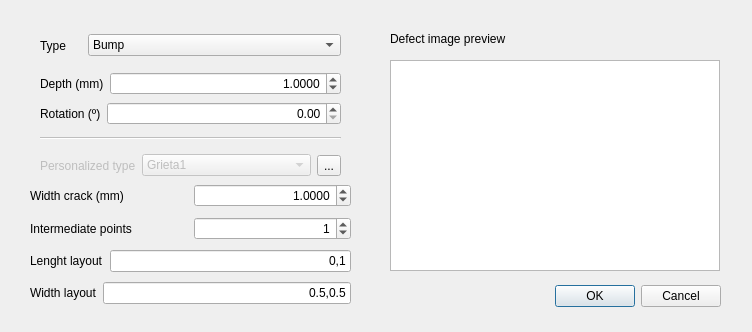
<?xml version="1.0" encoding="UTF-8"?>
<ui version="4.0">
 <class>defectSelection</class>
 <widget class="QDialog" name="defectSelection">
  <property name="geometry">
   <rect>
    <x>0</x>
    <y>0</y>
    <width>752</width>
    <height>332</height>
   </rect>
  </property>
  <property name="windowTitle">
   <string>Dialog</string>
  </property>
  <widget class="QDialogButtonBox" name="buttonBox">
   <property name="geometry">
    <rect>
     <x>430</x>
     <y>280</y>
     <width>291</width>
     <height>32</height>
    </rect>
   </property>
   <property name="orientation">
    <enum>Qt::Horizontal</enum>
   </property>
   <property name="standardButtons">
    <set>QDialogButtonBox::Cancel|QDialogButtonBox::Ok</set>
   </property>
  </widget>
  <widget class="Line" name="line">
   <property name="enabled">
    <bool>false</bool>
   </property>
   <property name="geometry">
    <rect>
     <x>40</x>
     <y>130</y>
     <width>301</width>
     <height>16</height>
    </rect>
   </property>
   <property name="orientation">
    <enum>Qt::Horizontal</enum>
   </property>
  </widget>
  <widget class="QWidget" name="layoutWidget">
   <property name="geometry">
    <rect>
     <x>40</x>
     <y>30</y>
     <width>301</width>
     <height>31</height>
    </rect>
   </property>
   <layout class="QHBoxLayout" name="horizontalLayout" stretch="1,6">
    <item>
     <widget class="QLabel" name="label">
      <property name="text">
       <string>Type</string>
      </property>
     </widget>
    </item>
    <item>
     <widget class="QComboBox" name="type_comboBox">
      <item>
       <property name="text">
        <string>Bump</string>
       </property>
      </item>
      <item>
       <property name="text">
        <string>Crack</string>
       </property>
      </item>
      <item>
       <property name="text">
        <string>Pick</string>
       </property>
      </item>
      <item>
       <property name="text">
        <string>Personalized</string>
       </property>
      </item>
     </widget>
    </item>
   </layout>
  </widget>
  <widget class="QWidget" name="layoutWidget">
   <property name="geometry">
    <rect>
     <x>40</x>
     <y>70</y>
     <width>301</width>
     <height>28</height>
    </rect>
   </property>
   <layout class="QHBoxLayout" name="horizontalLayout_2" stretch="1,6">
    <item>
     <widget class="QLabel" name="label_2">
      <property name="text">
       <string>Depth (mm)</string>
      </property>
     </widget>
    </item>
    <item>
     <widget class="QDoubleSpinBox" name="depth_spinBox">
      <property name="alignment">
       <set>Qt::AlignRight|Qt::AlignTrailing|Qt::AlignVCenter</set>
      </property>
      <property name="decimals">
       <number>4</number>
      </property>
      <property name="minimum">
       <double>-100.000000000000000</double>
      </property>
      <property name="maximum">
       <double>100.000000000000000</double>
      </property>
      <property name="value">
       <double>1.000000000000000</double>
      </property>
     </widget>
    </item>
   </layout>
  </widget>
  <widget class="QWidget" name="layoutWidget">
   <property name="geometry">
    <rect>
     <x>40</x>
     <y>150</y>
     <width>301</width>
     <height>31</height>
    </rect>
   </property>
   <layout class="QHBoxLayout" name="horizontalLayout_3" stretch="0,6,0">
    <item>
     <widget class="QLabel" name="label_3">
      <property name="enabled">
       <bool>false</bool>
      </property>
      <property name="text">
       <string>Personalized type</string>
      </property>
     </widget>
    </item>
    <item>
     <widget class="QComboBox" name="personalized_comboBox">
      <property name="enabled">
       <bool>false</bool>
      </property>
      <property name="statusTip">
       <string/>
      </property>
      <property name="layoutDirection">
       <enum>Qt::LeftToRight</enum>
      </property>
      <property name="inputMethodHints">
       <set>Qt::ImhNone</set>
      </property>
      <property name="sizeAdjustPolicy">
       <enum>QComboBox::AdjustToContentsOnFirstShow</enum>
      </property>
      <item>
       <property name="text">
        <string>Grieta1</string>
       </property>
      </item>
      <item>
       <property name="text">
        <string>Picadura1</string>
       </property>
      </item>
     </widget>
    </item>
    <item>
     <widget class="QToolButton" name="toolButton">
      <property name="enabled">
       <bool>true</bool>
      </property>
      <property name="text">
       <string>...</string>
      </property>
     </widget>
    </item>
   </layout>
  </widget>
  <widget class="QWidget" name="layoutWidget_2">
   <property name="geometry">
    <rect>
     <x>40</x>
     <y>100</y>
     <width>301</width>
     <height>28</height>
    </rect>
   </property>
   <layout class="QHBoxLayout" name="horizontalLayout_4" stretch="1,6">
    <item>
     <widget class="QLabel" name="label_4">
      <property name="text">
       <string>Rotation (º)</string>
      </property>
     </widget>
    </item>
    <item>
     <widget class="QDoubleSpinBox" name="degRot_spinBox">
      <property name="alignment">
       <set>Qt::AlignRight|Qt::AlignTrailing|Qt::AlignVCenter</set>
      </property>
      <property name="decimals">
       <number>2</number>
      </property>
      <property name="minimum">
       <double>0.000000000000000</double>
      </property>
      <property name="maximum">
       <double>360.000000000000000</double>
      </property>
      <property name="value">
       <double>0.000000000000000</double>
      </property>
     </widget>
    </item>
   </layout>
  </widget>
  <widget class="QGraphicsView" name="graphicsView">
   <property name="geometry">
    <rect>
     <x>390</x>
     <y>60</y>
     <width>330</width>
     <height>211</height>
    </rect>
   </property>
  </widget>
  <widget class="QLabel" name="label_5">
   <property name="geometry">
    <rect>
     <x>390</x>
     <y>30</y>
     <width>161</width>
     <height>17</height>
    </rect>
   </property>
   <property name="text">
    <string>Defect image preview</string>
   </property>
  </widget>
  <widget class="QWidget" name="crackWidget" native="true">
   <property name="geometry">
    <rect>
     <x>30</x>
     <y>180</y>
     <width>321</width>
     <height>131</height>
    </rect>
   </property>
   <layout class="QVBoxLayout" name="crackLayout">
    <item>
     <layout class="QHBoxLayout" name="horizontalLayout_8" stretch="0,0">
      <item>
       <widget class="QLabel" name="label_width_crack">
        <property name="enabled">
         <bool>true</bool>
        </property>
        <property name="text">
         <string>Width crack (mm)</string>
        </property>
       </widget>
      </item>
      <item>
       <widget class="QDoubleSpinBox" name="w_spinBox">
        <property name="enabled">
         <bool>true</bool>
        </property>
        <property name="alignment">
         <set>Qt::AlignRight|Qt::AlignTrailing|Qt::AlignVCenter</set>
        </property>
        <property name="decimals">
         <number>4</number>
        </property>
        <property name="minimum">
         <double>0.000000000000000</double>
        </property>
        <property name="maximum">
         <double>100.000000000000000</double>
        </property>
        <property name="value">
         <double>1.000000000000000</double>
        </property>
       </widget>
      </item>
     </layout>
    </item>
    <item>
     <layout class="QHBoxLayout" name="horizontalLayout_5" stretch="0,0">
      <item>
       <widget class="QLabel" name="label_nPoints_crack">
        <property name="enabled">
         <bool>true</bool>
        </property>
        <property name="text">
         <string>Intermediate points</string>
        </property>
       </widget>
      </item>
      <item>
       <widget class="QDoubleSpinBox" name="nPoints_crack_spinBox">
        <property name="enabled">
         <bool>true</bool>
        </property>
        <property name="alignment">
         <set>Qt::AlignRight|Qt::AlignTrailing|Qt::AlignVCenter</set>
        </property>
        <property name="decimals">
         <number>0</number>
        </property>
        <property name="minimum">
         <double>0.000000000000000</double>
        </property>
        <property name="maximum">
         <double>10.000000000000000</double>
        </property>
        <property name="value">
         <double>1.000000000000000</double>
        </property>
       </widget>
      </item>
     </layout>
    </item>
    <item>
     <layout class="QHBoxLayout" name="horizontalLayout_9" stretch="0,0">
      <property name="sizeConstraint">
       <enum>QLayout::SetFixedSize</enum>
      </property>
      <item>
       <widget class="QLabel" name="label_lengthDistribution_crack">
        <property name="enabled">
         <bool>true</bool>
        </property>
        <property name="text">
         <string>Lenght layout</string>
        </property>
       </widget>
      </item>
      <item>
       <widget class="QLineEdit" name="lineEdit_lengthD">
        <property name="enabled">
         <bool>true</bool>
        </property>
        <property name="text">
         <string>0,1</string>
        </property>
        <property name="alignment">
         <set>Qt::AlignRight|Qt::AlignTrailing|Qt::AlignVCenter</set>
        </property>
       </widget>
      </item>
     </layout>
    </item>
    <item>
     <layout class="QHBoxLayout" name="horizontalLayout_10">
      <item>
       <widget class="QLabel" name="label_widthDistribution_crack">
        <property name="enabled">
         <bool>true</bool>
        </property>
        <property name="text">
         <string>Width layout</string>
        </property>
       </widget>
      </item>
      <item>
       <widget class="QLineEdit" name="lineEdit_widthD">
        <property name="enabled">
         <bool>true</bool>
        </property>
        <property name="text">
         <string>0.5,0.5</string>
        </property>
        <property name="alignment">
         <set>Qt::AlignRight|Qt::AlignTrailing|Qt::AlignVCenter</set>
        </property>
       </widget>
      </item>
     </layout>
    </item>
   </layout>
  </widget>
 </widget>
 <resources/>
 <connections>
  <connection>
   <sender>buttonBox</sender>
   <signal>accepted()</signal>
   <receiver>defectSelection</receiver>
   <slot>accept()</slot>
   <hints>
    <hint type="sourcelabel">
     <x>618</x>
     <y>364</y>
    </hint>
    <hint type="destinationlabel">
     <x>157</x>
     <y>274</y>
    </hint>
   </hints>
  </connection>
  <connection>
   <sender>buttonBox</sender>
   <signal>rejected()</signal>
   <receiver>defectSelection</receiver>
   <slot>reject()</slot>
   <hints>
    <hint type="sourcelabel">
     <x>686</x>
     <y>370</y>
    </hint>
    <hint type="destinationlabel">
     <x>286</x>
     <y>274</y>
    </hint>
   </hints>
  </connection>
 </connections>
</ui>
